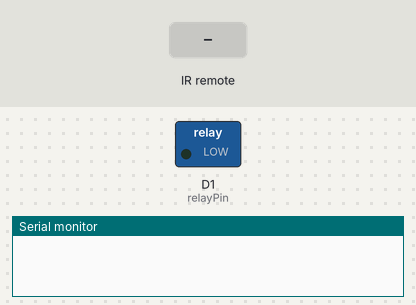
This sketch was run on a simulated ESP8266 (NodeMCU). Parts: switched loads named in the sketch (green lamp = pin HIGH), the last lines printed to the serial monitor. The test bench sets the inputs (shaded band). WiFi joins after 1.5 s; servers stay silent unless stated; uploads are accepted with an empty reply.

Above: at 1.2 s.
1.3 s: infrared code 0x6DEA12 received
At 2.5 s:
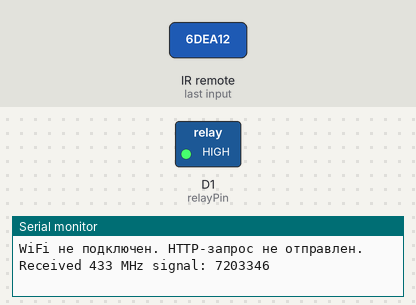
2.8 s: infrared code 0x2DA612 received
At 3.6 s:
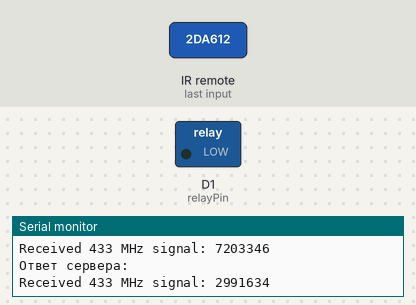
Timing chart, 0 to 5.8 s (numbered marks = the images above; inputs shaded):
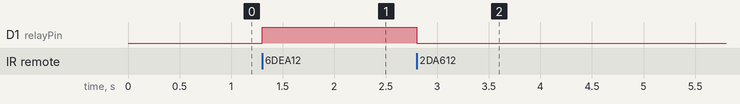

The sketch:

sketch.ino
```cpp
#include <ESP8266WiFi.h>
#include <ESP8266HTTPClient.h>
#include <RCSwitch.h>
#include "config.h"

WiFiClientSecure client;
RCSwitch mySwitch = RCSwitch();

const int relayPin = D1;
const int receiverPin = D2;
const int enterCode = 7203346;
const int exitCode = 2991634;

bool openRoom = false;
unsigned long lastWifiCheck = 0;
const unsigned long wifiCheckInterval = 30000;
bool wifiConnecting = false;

void setup() {
  pinMode(relayPin, OUTPUT);
  digitalWrite(relayPin, LOW);
  Serial.begin(9600);

  WiFi.mode(WIFI_STA);
  WiFi.begin(ssid, password);
  mySwitch.enableReceive(receiverPin);
}

void reconnectWiFi() {
  if (WiFi.status() != WL_CONNECTED && !wifiConnecting) {
    Serial.println("WiFi disconnected. Attempting to reconnect...");
    wifiConnecting = true;
    WiFi.disconnect();
    WiFi.begin(ssid, password);
  }
  if (WiFi.status() == WL_CONNECTED) {
    Serial.println("WiFi reconnected!");
    wifiConnecting = false;
  }
}

void sendHttpRequest(const char* url) {
  if (WiFi.status() == WL_CONNECTED) {
    std::unique_ptr<BearSSL::WiFiClientSecure> client(new BearSSL::WiFiClientSecure);
    client->setInsecure();
    HTTPClient http;

    http.begin(*client, url);
    int httpCode = http.GET();
    if (httpCode > 0) {
      if (httpCode == HTTP_CODE_OK) {
        Serial.println("Ответ сервера: " + http.getString());
      } else {
        Serial.printf("Ошибка HTTP: %s\n", http.errorToString(httpCode).c_str());
      }
    } else {
      Serial.println("Ошибка подключения");
    }
    http.end();
  } else {
    Serial.println("WiFi не подключен. HTTP-запрос не отправлен.");
  }
}

void loop() {
  unsigned long currentMillis = millis();

  if (currentMillis - lastWifiCheck >= wifiCheckInterval) {
    lastWifiCheck = currentMillis;
    reconnectWiFi();
  }

  if (mySwitch.available()) {
    unsigned long receivedValue = mySwitch.getReceivedValue();
    if (receivedValue != 0) {
      if (receivedValue == enterCode) {
        openRoom = true;
        digitalWrite(relayPin, HIGH);
        sendHttpRequest("https://jsonb.ru/meetingRoom/status_room_api.php?key=1");
      } else if (receivedValue == exitCode) {
        openRoom = false;
        digitalWrite(relayPin, LOW);
        sendHttpRequest("https://jsonb.ru/meetingRoom/status_room_api.php?key=0");
      }
      Serial.print("\nReceived 433 MHz signal: ");
      Serial.println(receivedValue);
      mySwitch.resetAvailable();
    }
  }
}
```

config.h
```cpp
#ifndef CONFIG_H
#define CONFIG_H

const char* ssid = "wifi_name";
const char* password = "wifi_pass";

#endif
```

Measured:
- after the input at 1.3 s, D1 (relayPin): LOW → HIGH at once
- after the input at 2.8 s, D1 (relayPin): HIGH → LOW at once
